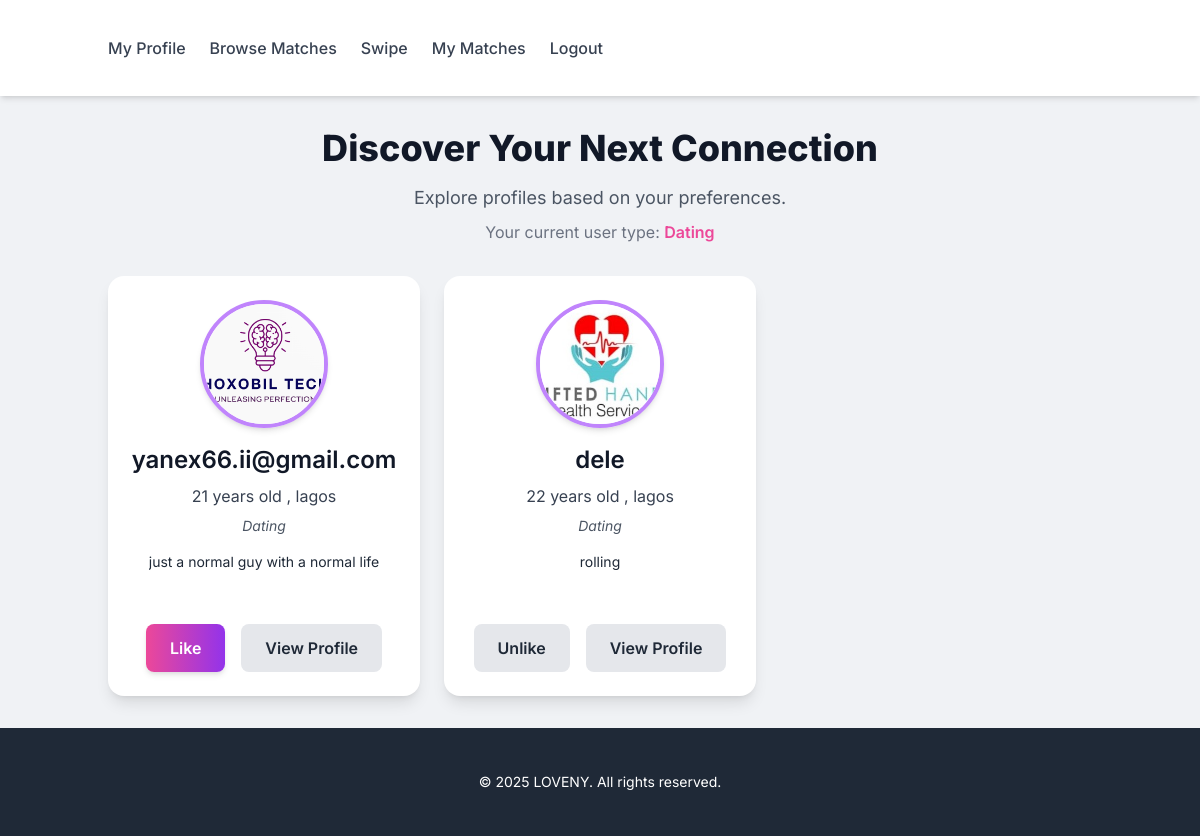
The page /accounts/browse/ (signed in) on the database its author committed.
### accounts/models.py (models this page shows, shortened)
class UserProfile(AbstractUser):
    bio = models.TextField(max_length=500, blank=True, null=True, help_text="Tell us about yourself.")
    gender = models.CharField(max_length=1, choices=GENDER_CHOICES, blank=True, null=True)
    date_of_birth = models.DateField(blank=True, null=True)
    profile_picture = models.ImageField(
        upload_to='profile_pics/',
        blank=True,
        null=True,
        default='profile_pics/default_avatar.png'
    )
    location = models.CharField(max_length=100, blank=True, null=True)
    phone_number = models.CharField(
        max_length=20,
        blank=True,
        null=True,
        help_text="Your WhatsApp phone number including country code (e.g., +2348012345678)"
    )
    user_type = models.CharField(
        max_length=20,
        choices=USER_TYPE_CHOICES,
        default='DATING',
        help_text="Are you looking for dating, hookups, or are you a sugar daddy/mummy?"
    )
    seeking = models.CharField(
        max_length=1,
        choices=SEEKING_CHOICES,
        blank=True,
        null=True,
        help_text="Who are you seeking?"
    )
    is_premium = models.BooleanField(default=False)
    def get_age(self):
        if self.date_of_birth:
            today = date.today()
            age = today.year - self.date_of_birth.year - \
                  ((today.month, today.day) < (self.date_of_birth.month, self.date_of_birth.day))
            return age
        return None

### accounts/views.py (the view)
# urls.py: path('browse/', views.browse_profiles_view, name='browse_profiles'),
@login_required
def browse_profiles_view(request):
    current_user = request.user
    other_profiles = UserProfile.objects.exclude(id=current_user.id)
    current_user_seeking = current_user.user_type
    if current_user_seeking == 'DATING':
        other_profiles = other_profiles.filter(user_type='DATING')
    elif current_user_seeking == 'HOOKUP':
        other_profiles = other_profiles.filter(user_type='HOOKUP')
    elif current_user_seeking == 'SUGAR_DADDY':
        other_profiles = other_profiles.filter(Q(user_type='SUGAR_MUMMY') | Q(user_type='DATING'))
    elif current_user_seeking == 'SUGAR_MUMMY':
        other_profiles = other_profiles.filter(Q(user_type='SUGAR_DADDY') | Q(user_type='DATING'))
    profiles_data = []
    for profile in other_profiles:
        has_liked = Like.objects.filter(liker=current_user, liked_user=profile).exists()
        is_matched = Like.objects.filter(
            Q(liker=current_user, liked_user=profile) & Q(liker=profile, liked_user=current_user)
        ).exists()
        profiles_data.append({
            'profile': profile,
            'has_liked': has_liked,
            'is_matched': is_matched,
        })
    context = {
        'profiles_data': profiles_data,
        'current_user_type': current_user.get_user_type_display(),
    }
    return render(request, 'accounts/browse_profiles.html', context)

### accounts/templates/accounts/browse_profiles.html (shortened to what this page needs)
{% extends 'accounts/base.html' %}
{% block content %}
<div class="text-center mb-8">
    <h1 class="text-4xl font-extrabold text-gray-900 mb-4">Discover Your Next Connection</h1>
    <p class="text-lg text-gray-600">Explore profiles based on your preferences.</p>
    <p class="text-md text-gray-500 mt-2">Your current user type: <span class="font-semibold text-pink-500">{{ current_user_type|title }}</span></p>
</div>
{% if profiles_data %}
    <div class="grid grid-cols-1 sm:grid-cols-2 lg:grid-cols-3 gap-6">
        {% for data in profiles_data %}
        {% with profile=data.profile has_liked=data.has_liked is_matched=data.is_matched %}
        <div class="bg-white rounded-2xl shadow-lg p-6 flex flex-col items-center text-center transform hover:scale-105 transition duration-300 ease-in-out">
            <a href="{% url 'view_other_profile' username=profile.username %}" class="relative flex flex-col items-center">
                {% if profile.profile_picture %}
                    <img src="{{ profile.profile_picture.url }}" alt="{{ profile.username }}'s Profile Picture"
                         class="w-32 h-32 object-cover rounded-full border-4 border-purple-400 shadow-md mb-4">
                {% else %}
                    <div class="w-32 h-32 bg-gray-200 rounded-full flex items-center justify-center text-gray-500 text-4xl font-bold border-4 border-gray-300 mb-4">
                        {{ profile.username.0|upper }}
                    </div>
                {% endif %}
                <h3 class="text-2xl font-semibold text-gray-900 mb-2">{{ profile.username }}</h3>
            </a>
            <p class="text-gray-700 mb-2">
                {% if profile.get_age %}{{ profile.get_age }} years old{% else %}Age not set{% endif %}
                {% if profile.location %}, {{ profile.location }}{% endif %}
            </p>
            <p class="text-sm text-gray-600 mb-4 italic">{{ profile.get_user_type_display }}</p>
            <p class="text-gray-800 text-sm overflow-hidden text-ellipsis h-12">{{ profile.bio|truncatechars:100 }}</p>
            <div class="mt-6 flex flex-col sm:flex-row justify-center gap-4">
                {% if is_matched %}
                    <span class="btn bg-green-500 text-white cursor-default">Matched! 🎉</span>
                {% else %}
                    <form action="{% url 'like_user' username=profile.username %}" method="post">
                        <button type="submit" class="btn {% if has_liked %}btn-secondary{% else %}btn-primary{% endif %}">
                            {% if has_liked %}Unlike{% else %}Like{% endif %}
                        </button>
                    </form>
                {% endif %}
                <a href="{% url 'view_other_profile' username=profile.username %}" class="btn btn-secondary">View Profile</a>
            </div>
        </div>
        {% endwith %}
        {% endfor %}
    </div>
{% else %}
    <p class="text-center text-lg text-gray-600 mt-12">No other profiles found at the moment. Check back later!</p>
{% endif %}
{% endblock content %}

### accounts/templates/accounts/base.html (shortened to what this page needs)
<!DOCTYPE html>
<html lang="en">
<head>
    <script src="https://cdn.tailwindcss.com"></script>
</head>
<body class="min-h-screen flex flex-col">
    <div class="flex-grow flex flex-col">
        <header class="bg-white shadow-md py-4 z-20">
            <nav class="container flex justify-between items-center">
                <ul class="hidden md:flex md:space-x-6">
                    {% if user.is_authenticated %}
                        <li><a href="{% url 'profile' %}" class="text-gray-700 hover:text-pink-500 font-medium">My Profile</a></li>
                        <li><a href="{% url 'browse_profiles' %}" class="text-gray-700 hover:text-pink-500 font-medium">Browse Matches</a></li>
                        <li><a href="{% url 'swipe_profiles' %}" class="text-gray-700 hover:text-pink-500 font-medium">Swipe</a></li>
                        <li><a href="{% url 'matches' %}" class="text-gray-700 hover:text-pink-500 font-medium">My Matches</a></li>
                        <li>
                            <form action="{% url 'logout' %}" method="post" class="inline">
                                <button type="submit" class="text-gray-700 hover:text-pink-500 font-medium bg-transparent border-none p-0 cursor-pointer">
                                    Logout
                                </button>
                            </form>
                        </li>
                    {% else %}
                        <li><a href="{% url 'login' %}" class="text-gray-700 hover:text-pink-500 font-medium">Login</a></li>
                        <li><a href="{% url 'register' %}" class="btn btn-primary">Sign Up</a></li>
                    {% endif %}
                </ul>
            </nav>
        </header>
        <main class="flex-grow container py-8">
            {% block content %}
            {% endblock content %}
        </main>
        <footer class="bg-gray-800 text-white py-6 mt-auto">
            <div class="container text-center text-sm">
                &copy; 2025 LOVENY. All rights reserved.
            </div>
        </footer>
    </div>
</body>
</html>

### accounts/templates/accounts/base.html (style rules this page uses)
body { font-family: 'Inter', sans-serif; background-color: #f0f2f5; color: #333; }
.container { max-width: 960px; margin: 0 auto; padding: 20px; }
.btn { padding-left: 1.5rem; padding-right: 1.5rem; padding-top: 0.75rem; padding-bottom: 0.75rem; border-radius: 0.5rem; font-weight: 600; transition: all 0.3s ease-in-out; }
.btn-primary { background-image: linear-gradient(to right, #ec4899, #9333ea); color: #fff; box-shadow: 0 4px 6px -1px rgba(0, 0, 0, 0.1), 0 2px 4px -1px rgba(0, 0, 0, 0.06); }
.btn-secondary { background-color: #e5e7eb; color: #1f2937; }

### rows shown on the page
UserProfile: profile.profile_picture (picture), profile.username "yanex66.ii@gmail.com", profile.get_age "21", profile.location "lagos", profile.user_type "Dating", profile.bio "just a normal guy with a normal life", shows "Like"
UserProfile: profile.profile_picture (picture), profile.username "dele", profile.get_age "22", profile.location "lagos", profile.user_type "Dating", profile.bio "rolling", shows "Unlike"

### other values the page prints
{{ current_user_type|title }} "Dating"
